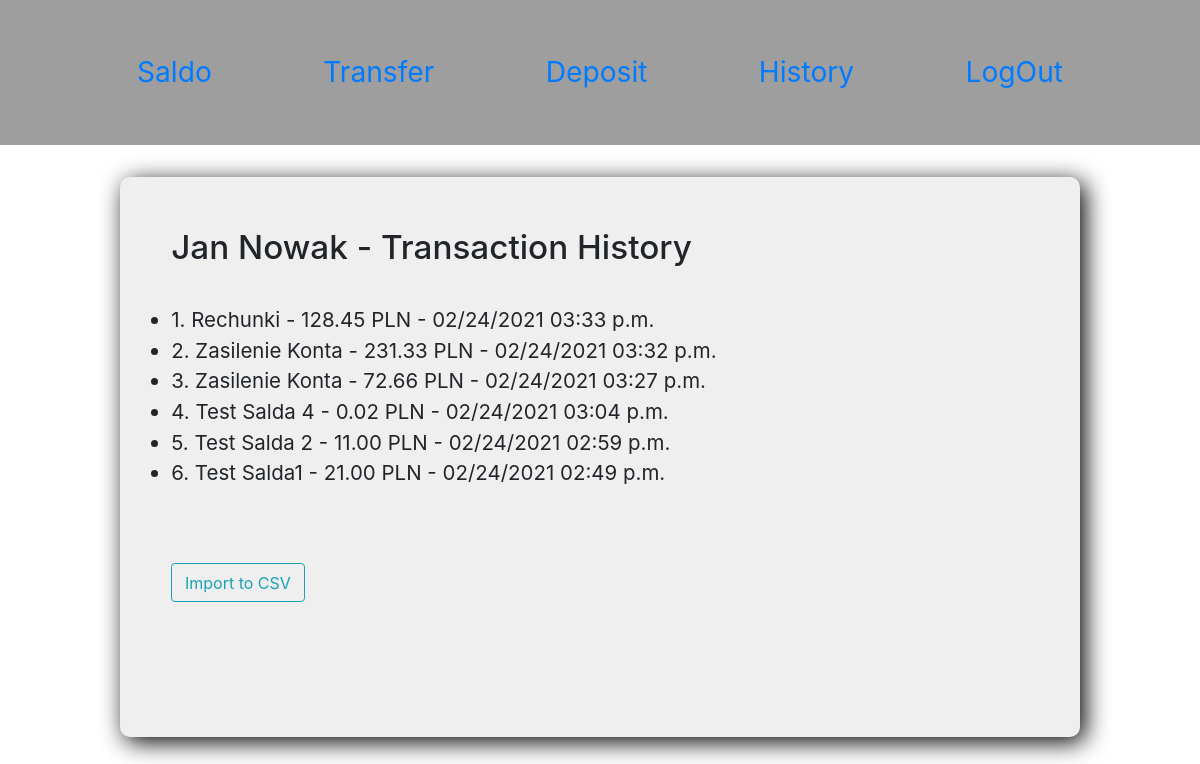
The page /account/history/ (signed in) on the database as committed earlier.
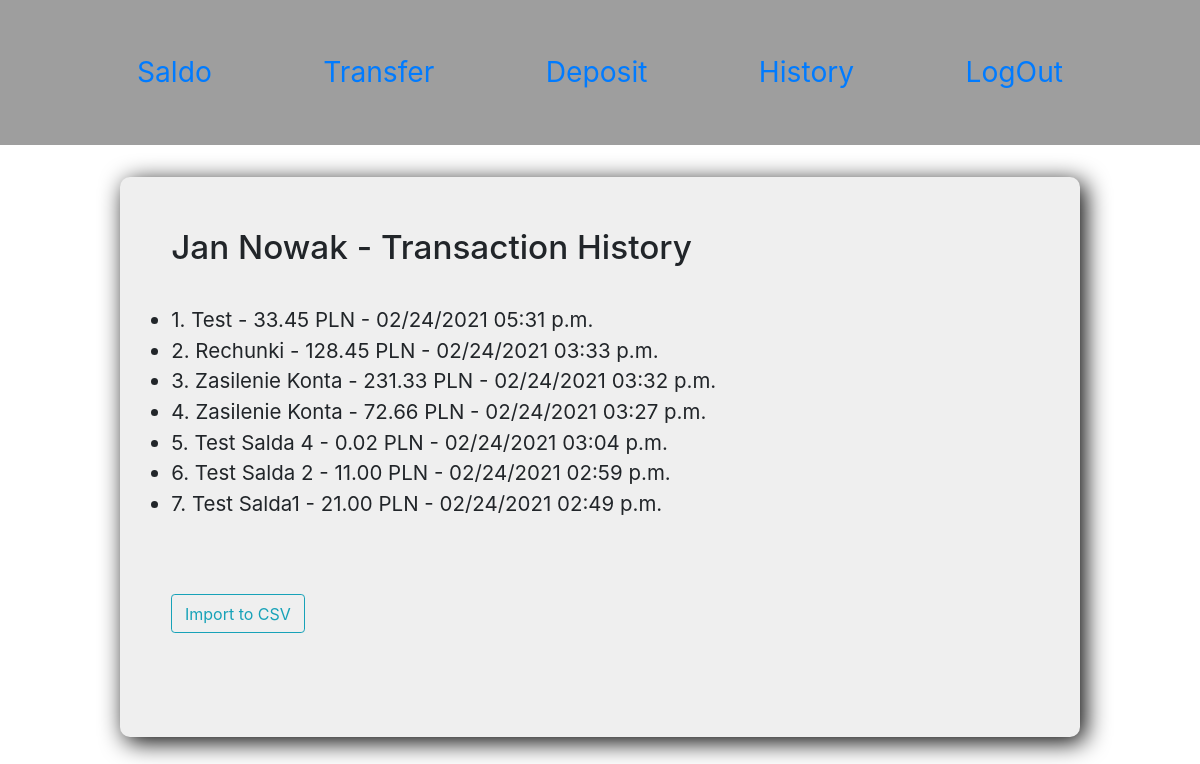
The same page on the database as committed later.
### account/models.py (models this page shows, shortened)
class Transaction(models.Model):
    numeric = RegexValidator(r'^[0-9+]', 'Only digit characters.')
    owner = models.ForeignKey(User, on_delete=models.CASCADE)
    title = models.CharField(max_length=100)
    destinationAccount = models.CharField(max_length=12, validators=[numeric])
    amount = models.DecimalField(decimal_places=2, max_digits=10, validators=[
        MinValueValidator(0.01)])
    transactionDate = models.DateTimeField(default=datetime.now, blank=True)

### account/views.py (the view)
# urls.py: path('account/history/', views.historyView, name='historyView'),
@login_required(login_url='login')
def historyView(request):
    transactions = Transaction.objects.filter(
        owner=request.user).order_by('-transactionDate')
    context = {'transactions': transactions}
    return render(request, 'account/history.html', context)

### account/templates/account/history.html (shortened to what this page needs)
{% extends "account/account.html" %}
{% block content %}
<h1>{{ request.user.first_name }} {{ request.user.last_name }} - Transaction History</h1>
<br>
<ul>
    {% for t in transactions %}
    <li>{{ forloop.counter }}. {{ t.title }} - {{ t.amount }} PLN - {{ t.transactionDate|date:"SHORT_DATE_FORMAT"}} {{t.transactionDate|time:"h:i a"}}</li>
    {% endfor %}
</ul>
<br><br>
<div>
    <form method="post" action="{% url 'importHistory' %}">
        <button class="btn btn-outline-info btn-lg" type="submit">Import to CSV</button>
    </form>
</div>
{% endblock %}

Rows that differ between the two databases and show on the page:
added Transaction: title "Test", amount "33.45", transactionDate "02/24/2021", transactionDate "05:31 p.m."
